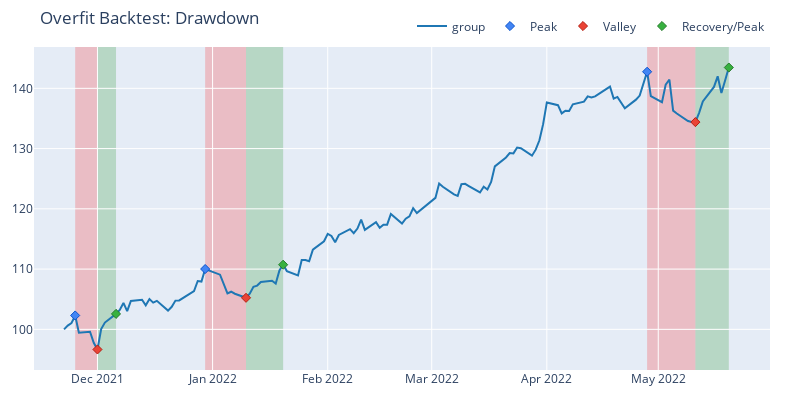

The code cell stored with this chart in its notebook:
### Code cell
pyopt_pf.drawdowns.plot(top_n=3, width=800, height=400, title='Overfit Backtest: Drawdown').show()
